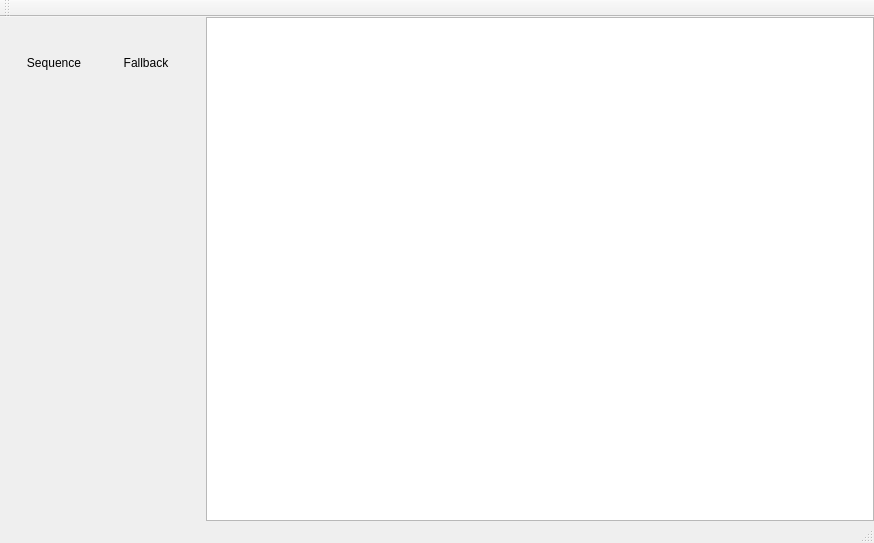
<?xml version="1.0" encoding="UTF-8"?>
<ui version="4.0">
 <class>MainWindow</class>
 <widget class="QMainWindow" name="MainWindow">
  <property name="geometry">
   <rect>
    <x>0</x>
    <y>0</y>
    <width>874</width>
    <height>543</height>
   </rect>
  </property>
  <property name="windowTitle">
   <string>MainWindow</string>
  </property>
  <widget class="QWidget" name="centralWidget">
   <layout class="QHBoxLayout" name="horizontalLayout">
    <property name="leftMargin">
     <number>0</number>
    </property>
    <property name="topMargin">
     <number>0</number>
    </property>
    <property name="rightMargin">
     <number>0</number>
    </property>
    <property name="bottomMargin">
     <number>0</number>
    </property>
    <item>
     <widget class="QWidget" name="widget" native="true">
      <property name="minimumSize">
       <size>
        <width>200</width>
        <height>0</height>
       </size>
      </property>
      <property name="maximumSize">
       <size>
        <width>200</width>
        <height>16777215</height>
       </size>
      </property>
      <layout class="QHBoxLayout" name="horizontalLayout_3">
       <item>
        <layout class="QVBoxLayout" name="verticalLayout">
         <item>
          <layout class="QHBoxLayout" name="horizontalLayout_2">
           <item>
            <widget class="SequenceNodeLabel" name="sequenceItemLabel">
             <property name="minimumSize">
              <size>
               <width>0</width>
               <height>70</height>
              </size>
             </property>
             <property name="text">
              <string>Sequence</string>
             </property>
             <property name="alignment">
              <set>Qt::AlignCenter</set>
             </property>
            </widget>
           </item>
           <item>
            <widget class="FallbackNodeLabel" name="fallbackItemLabel">
             <property name="minimumSize">
              <size>
               <width>0</width>
               <height>70</height>
              </size>
             </property>
             <property name="text">
              <string>Fallback</string>
             </property>
             <property name="alignment">
              <set>Qt::AlignCenter</set>
             </property>
            </widget>
           </item>
          </layout>
         </item>
         <item>
          <spacer name="verticalSpacer">
           <property name="orientation">
            <enum>Qt::Vertical</enum>
           </property>
           <property name="sizeHint" stdset="0">
            <size>
             <width>20</width>
             <height>40</height>
            </size>
           </property>
          </spacer>
         </item>
        </layout>
       </item>
      </layout>
     </widget>
    </item>
    <item>
     <widget class="GraphicsView" name="graphicsView"/>
    </item>
   </layout>
  </widget>
  <widget class="QMenuBar" name="menuBar">
   <property name="geometry">
    <rect>
     <x>0</x>
     <y>0</y>
     <width>874</width>
     <height>22</height>
    </rect>
   </property>
  </widget>
  <widget class="QToolBar" name="mainToolBar">
   <attribute name="toolBarArea">
    <enum>TopToolBarArea</enum>
   </attribute>
   <attribute name="toolBarBreak">
    <bool>false</bool>
   </attribute>
  </widget>
  <widget class="QStatusBar" name="statusBar"/>
 </widget>
 <layoutdefault spacing="6" margin="11"/>
 <customwidgets>
  <customwidget>
   <class>SequenceNodeLabel</class>
   <extends>QLabel</extends>
   <header>NodeLabels/sequencenodelabel.h</header>
  </customwidget>
  <customwidget>
   <class>GraphicsView</class>
   <extends>QGraphicsView</extends>
   <header>graphicsview/graphicsview.h</header>
  </customwidget>
  <customwidget>
   <class>FallbackNodeLabel</class>
   <extends>QLabel</extends>
   <header>NodeLabels/fallbacknodelabel.h</header>
  </customwidget>
 </customwidgets>
 <resources/>
 <connections/>
</ui>
